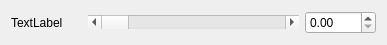
<?xml version="1.0" encoding="UTF-8"?>
<ui version="4.0">
 <class>MyJointBar</class>
 <widget class="QWidget" name="MyJointBar">
  <property name="geometry">
   <rect>
    <x>0</x>
    <y>0</y>
    <width>387</width>
    <height>44</height>
   </rect>
  </property>
  <property name="windowTitle">
   <string>Form</string>
  </property>
  <layout class="QHBoxLayout" name="horizontalLayout">
   <item>
    <widget class="QLabel" name="label">
     <property name="sizePolicy">
      <sizepolicy hsizetype="Minimum" vsizetype="Preferred">
       <horstretch>1</horstretch>
       <verstretch>0</verstretch>
      </sizepolicy>
     </property>
     <property name="text">
      <string>TextLabel</string>
     </property>
    </widget>
   </item>
   <item>
    <widget class="QScrollBar" name="horizontalScrollBar">
     <property name="sizePolicy">
      <sizepolicy hsizetype="Minimum" vsizetype="Maximum">
       <horstretch>3</horstretch>
       <verstretch>0</verstretch>
      </sizepolicy>
     </property>
     <property name="orientation">
      <enum>Qt::Horizontal</enum>
     </property>
    </widget>
   </item>
   <item>
    <widget class="QDoubleSpinBox" name="doubleSpinBox">
     <property name="sizePolicy">
      <sizepolicy hsizetype="Minimum" vsizetype="Fixed">
       <horstretch>1</horstretch>
       <verstretch>0</verstretch>
      </sizepolicy>
     </property>
    </widget>
   </item>
  </layout>
 </widget>
 <resources/>
 <connections/>
</ui>
